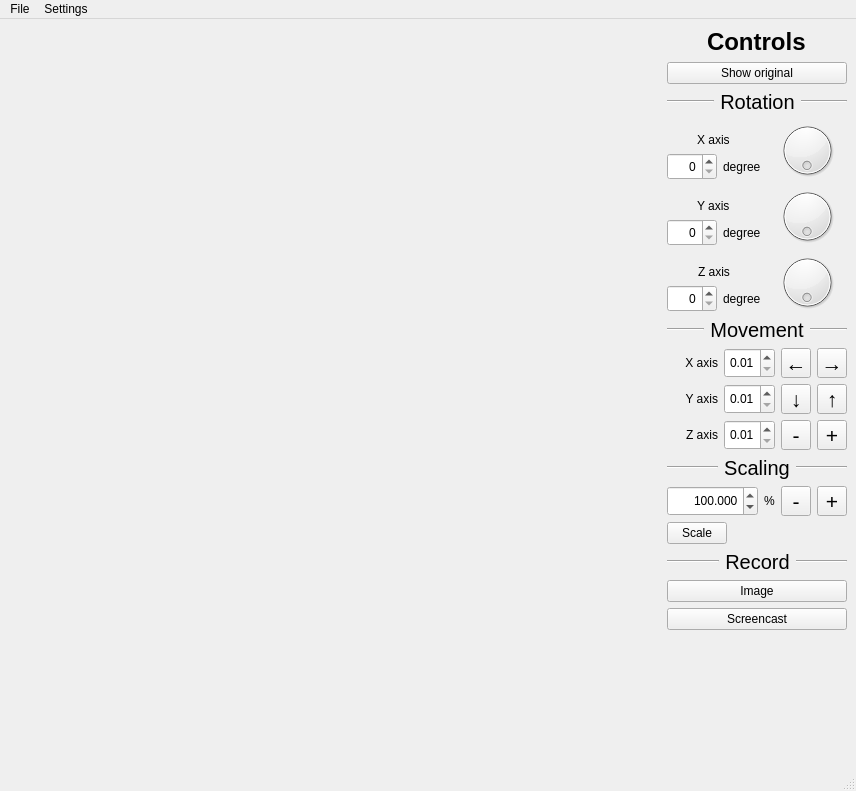
<?xml version="1.0" encoding="UTF-8"?>
<ui version="4.0">
 <class>MainWindow</class>
 <widget class="QMainWindow" name="MainWindow">
  <property name="enabled">
   <bool>true</bool>
  </property>
  <property name="geometry">
   <rect>
    <x>0</x>
    <y>0</y>
    <width>856</width>
    <height>791</height>
   </rect>
  </property>
  <property name="sizePolicy">
   <sizepolicy hsizetype="Preferred" vsizetype="Preferred">
    <horstretch>0</horstretch>
    <verstretch>0</verstretch>
   </sizepolicy>
  </property>
  <property name="maximumSize">
   <size>
    <width>6400</width>
    <height>16777215</height>
   </size>
  </property>
  <property name="sizeIncrement">
   <size>
    <width>0</width>
    <height>0</height>
   </size>
  </property>
  <property name="acceptDrops">
   <bool>false</bool>
  </property>
  <property name="windowTitle">
   <string>3D Viewer v2.0 - Old Perrers Team</string>
  </property>
  <widget class="QWidget" name="centralwidget">
   <layout class="QHBoxLayout" name="horizontalLayout">
    <item>
     <widget class="s21::Widget" name="widget" native="true">
      <property name="sizePolicy">
       <sizepolicy hsizetype="Expanding" vsizetype="Preferred">
        <horstretch>0</horstretch>
        <verstretch>0</verstretch>
       </sizepolicy>
      </property>
      <property name="minimumSize">
       <size>
        <width>640</width>
        <height>480</height>
       </size>
      </property>
      <property name="maximumSize">
       <size>
        <width>6400</width>
        <height>4800</height>
       </size>
      </property>
      <property name="sizeIncrement">
       <size>
        <width>0</width>
        <height>0</height>
       </size>
      </property>
      <property name="baseSize">
       <size>
        <width>0</width>
        <height>0</height>
       </size>
      </property>
      <property name="font">
       <font>
        <pointsize>13</pointsize>
       </font>
      </property>
      <property name="autoFillBackground">
       <bool>true</bool>
      </property>
     </widget>
    </item>
    <item>
     <layout class="QVBoxLayout" name="verticalLayout_controls">
      <item alignment="Qt::AlignHCenter|Qt::AlignVCenter">
       <widget class="QLabel" name="label_controls">
        <property name="font">
         <font>
          <pointsize>18</pointsize>
          <bold>true</bold>
         </font>
        </property>
        <property name="text">
         <string>&lt;html&gt;&lt;head/&gt;&lt;body&gt;&lt;p&gt;Controls&lt;/p&gt;&lt;/body&gt;&lt;/html&gt;</string>
        </property>
       </widget>
      </item>
      <item>
       <widget class="QPushButton" name="undoButton">
        <property name="text">
         <string>Show original</string>
        </property>
       </widget>
      </item>
      <item>
       <layout class="QVBoxLayout" name="verticalLayout_rotation">
        <item>
         <layout class="QHBoxLayout" name="horizontalLayout_rotationLabel">
          <item>
           <widget class="Line" name="line_5">
            <property name="orientation">
             <enum>Qt::Horizontal</enum>
            </property>
           </widget>
          </item>
          <item>
           <widget class="QLabel" name="label_rotation">
            <property name="font">
             <font>
              <pointsize>15</pointsize>
              <italic>false</italic>
             </font>
            </property>
            <property name="cursor">
             <cursorShape>ArrowCursor</cursorShape>
            </property>
            <property name="text">
             <string>Rotation</string>
            </property>
            <property name="alignment">
             <set>Qt::AlignCenter</set>
            </property>
           </widget>
          </item>
          <item>
           <widget class="Line" name="line_6">
            <property name="orientation">
             <enum>Qt::Horizontal</enum>
            </property>
           </widget>
          </item>
         </layout>
        </item>
        <item>
         <layout class="QHBoxLayout" name="horizontalLayout_rotationX">
          <item>
           <layout class="QVBoxLayout" name="verticalLayout_xrot1">
            <item alignment="Qt::AlignHCenter|Qt::AlignBottom">
             <widget class="QLabel" name="label_x">
              <property name="text">
               <string>X axis</string>
              </property>
             </widget>
            </item>
            <item>
             <layout class="QHBoxLayout" name="horizontalLayout_xrot2">
              <item>
               <widget class="QSpinBox" name="spinBox_x">
                <property name="sizePolicy">
                 <sizepolicy hsizetype="Preferred" vsizetype="Preferred">
                  <horstretch>0</horstretch>
                  <verstretch>0</verstretch>
                 </sizepolicy>
                </property>
                <property name="minimumSize">
                 <size>
                  <width>50</width>
                  <height>0</height>
                 </size>
                </property>
                <property name="maximumSize">
                 <size>
                  <width>50</width>
                  <height>16777215</height>
                 </size>
                </property>
                <property name="focusPolicy">
                 <enum>Qt::WheelFocus</enum>
                </property>
                <property name="layoutDirection">
                 <enum>Qt::LeftToRight</enum>
                </property>
                <property name="wrapping">
                 <bool>false</bool>
                </property>
                <property name="frame">
                 <bool>true</bool>
                </property>
                <property name="alignment">
                 <set>Qt::AlignRight|Qt::AlignTrailing|Qt::AlignVCenter</set>
                </property>
                <property name="readOnly">
                 <bool>false</bool>
                </property>
                <property name="buttonSymbols">
                 <enum>QAbstractSpinBox::UpDownArrows</enum>
                </property>
                <property name="accelerated">
                 <bool>true</bool>
                </property>
                <property name="maximum">
                 <number>359</number>
                </property>
               </widget>
              </item>
              <item>
               <widget class="QLabel" name="label_xDegree">
                <property name="text">
                 <string>degree</string>
                </property>
               </widget>
              </item>
             </layout>
            </item>
           </layout>
          </item>
          <item alignment="Qt::AlignHCenter|Qt::AlignVCenter">
           <widget class="QDial" name="dial_x">
            <property name="enabled">
             <bool>true</bool>
            </property>
            <property name="sizePolicy">
             <sizepolicy hsizetype="Minimum" vsizetype="Preferred">
              <horstretch>0</horstretch>
              <verstretch>0</verstretch>
             </sizepolicy>
            </property>
            <property name="minimumSize">
             <size>
              <width>60</width>
              <height>60</height>
             </size>
            </property>
            <property name="maximumSize">
             <size>
              <width>60</width>
              <height>60</height>
             </size>
            </property>
            <property name="cursor">
             <cursorShape>PointingHandCursor</cursorShape>
            </property>
            <property name="focusPolicy">
             <enum>Qt::StrongFocus</enum>
            </property>
            <property name="toolTip">
             <string/>
            </property>
            <property name="maximum">
             <number>359</number>
            </property>
            <property name="orientation">
             <enum>Qt::Horizontal</enum>
            </property>
            <property name="invertedAppearance">
             <bool>false</bool>
            </property>
            <property name="invertedControls">
             <bool>false</bool>
            </property>
            <property name="wrapping">
             <bool>true</bool>
            </property>
            <property name="notchesVisible">
             <bool>false</bool>
            </property>
           </widget>
          </item>
         </layout>
        </item>
        <item>
         <layout class="QHBoxLayout" name="horizontalLayout_rotationY">
          <item>
           <layout class="QVBoxLayout" name="verticalLayout_yrot1">
            <item alignment="Qt::AlignHCenter|Qt::AlignBottom">
             <widget class="QLabel" name="label_y">
              <property name="text">
               <string>Y axis</string>
              </property>
             </widget>
            </item>
            <item>
             <layout class="QHBoxLayout" name="horizontalLayout_yrot2">
              <item>
               <widget class="QSpinBox" name="spinBox_y">
                <property name="sizePolicy">
                 <sizepolicy hsizetype="Preferred" vsizetype="Preferred">
                  <horstretch>0</horstretch>
                  <verstretch>0</verstretch>
                 </sizepolicy>
                </property>
                <property name="minimumSize">
                 <size>
                  <width>50</width>
                  <height>0</height>
                 </size>
                </property>
                <property name="maximumSize">
                 <size>
                  <width>50</width>
                  <height>16777215</height>
                 </size>
                </property>
                <property name="wrapping">
                 <bool>false</bool>
                </property>
                <property name="frame">
                 <bool>true</bool>
                </property>
                <property name="alignment">
                 <set>Qt::AlignRight|Qt::AlignTrailing|Qt::AlignVCenter</set>
                </property>
                <property name="readOnly">
                 <bool>false</bool>
                </property>
                <property name="buttonSymbols">
                 <enum>QAbstractSpinBox::UpDownArrows</enum>
                </property>
                <property name="accelerated">
                 <bool>true</bool>
                </property>
                <property name="maximum">
                 <number>359</number>
                </property>
               </widget>
              </item>
              <item>
               <widget class="QLabel" name="label_yDegree">
                <property name="text">
                 <string>degree</string>
                </property>
               </widget>
              </item>
             </layout>
            </item>
           </layout>
          </item>
          <item alignment="Qt::AlignHCenter|Qt::AlignVCenter">
           <widget class="QDial" name="dial_y">
            <property name="sizePolicy">
             <sizepolicy hsizetype="Minimum" vsizetype="Preferred">
              <horstretch>0</horstretch>
              <verstretch>0</verstretch>
             </sizepolicy>
            </property>
            <property name="minimumSize">
             <size>
              <width>60</width>
              <height>60</height>
             </size>
            </property>
            <property name="maximumSize">
             <size>
              <width>60</width>
              <height>60</height>
             </size>
            </property>
            <property name="cursor">
             <cursorShape>PointingHandCursor</cursorShape>
            </property>
            <property name="focusPolicy">
             <enum>Qt::StrongFocus</enum>
            </property>
            <property name="toolTip">
             <string/>
            </property>
            <property name="maximum">
             <number>359</number>
            </property>
            <property name="orientation">
             <enum>Qt::Horizontal</enum>
            </property>
            <property name="invertedAppearance">
             <bool>false</bool>
            </property>
            <property name="invertedControls">
             <bool>false</bool>
            </property>
            <property name="wrapping">
             <bool>true</bool>
            </property>
            <property name="notchesVisible">
             <bool>false</bool>
            </property>
           </widget>
          </item>
         </layout>
        </item>
        <item>
         <layout class="QHBoxLayout" name="horizontalLayout_rotationZ">
          <item>
           <layout class="QVBoxLayout" name="verticalLayout_zrot1">
            <item alignment="Qt::AlignHCenter|Qt::AlignBottom">
             <widget class="QLabel" name="label_z">
              <property name="sizePolicy">
               <sizepolicy hsizetype="Preferred" vsizetype="Preferred">
                <horstretch>0</horstretch>
                <verstretch>0</verstretch>
               </sizepolicy>
              </property>
              <property name="text">
               <string>Z axis</string>
              </property>
             </widget>
            </item>
            <item>
             <layout class="QHBoxLayout" name="horizontalLayout_zrot2">
              <item>
               <widget class="QSpinBox" name="spinBox_z">
                <property name="sizePolicy">
                 <sizepolicy hsizetype="Preferred" vsizetype="Preferred">
                  <horstretch>0</horstretch>
                  <verstretch>0</verstretch>
                 </sizepolicy>
                </property>
                <property name="minimumSize">
                 <size>
                  <width>50</width>
                  <height>0</height>
                 </size>
                </property>
                <property name="maximumSize">
                 <size>
                  <width>50</width>
                  <height>16777215</height>
                 </size>
                </property>
                <property name="wrapping">
                 <bool>false</bool>
                </property>
                <property name="frame">
                 <bool>true</bool>
                </property>
                <property name="alignment">
                 <set>Qt::AlignRight|Qt::AlignTrailing|Qt::AlignVCenter</set>
                </property>
                <property name="readOnly">
                 <bool>false</bool>
                </property>
                <property name="buttonSymbols">
                 <enum>QAbstractSpinBox::UpDownArrows</enum>
                </property>
                <property name="accelerated">
                 <bool>true</bool>
                </property>
                <property name="maximum">
                 <number>359</number>
                </property>
               </widget>
              </item>
              <item>
               <widget class="QLabel" name="label_zDegree">
                <property name="text">
                 <string>degree</string>
                </property>
               </widget>
              </item>
             </layout>
            </item>
           </layout>
          </item>
          <item alignment="Qt::AlignHCenter|Qt::AlignVCenter">
           <widget class="QDial" name="dial_z">
            <property name="sizePolicy">
             <sizepolicy hsizetype="Minimum" vsizetype="Preferred">
              <horstretch>0</horstretch>
              <verstretch>0</verstretch>
             </sizepolicy>
            </property>
            <property name="minimumSize">
             <size>
              <width>60</width>
              <height>60</height>
             </size>
            </property>
            <property name="maximumSize">
             <size>
              <width>60</width>
              <height>60</height>
             </size>
            </property>
            <property name="cursor">
             <cursorShape>PointingHandCursor</cursorShape>
            </property>
            <property name="focusPolicy">
             <enum>Qt::StrongFocus</enum>
            </property>
            <property name="toolTip">
             <string/>
            </property>
            <property name="maximum">
             <number>359</number>
            </property>
            <property name="orientation">
             <enum>Qt::Horizontal</enum>
            </property>
            <property name="invertedAppearance">
             <bool>false</bool>
            </property>
            <property name="invertedControls">
             <bool>false</bool>
            </property>
            <property name="wrapping">
             <bool>true</bool>
            </property>
            <property name="notchesVisible">
             <bool>false</bool>
            </property>
           </widget>
          </item>
         </layout>
        </item>
       </layout>
      </item>
      <item>
       <layout class="QVBoxLayout" name="verticalLayout_movement">
        <item>
         <layout class="QHBoxLayout" name="horizontalLayout_movementLabel">
          <item>
           <widget class="Line" name="line">
            <property name="orientation">
             <enum>Qt::Horizontal</enum>
            </property>
           </widget>
          </item>
          <item>
           <widget class="QLabel" name="label_moving">
            <property name="font">
             <font>
              <pointsize>15</pointsize>
              <italic>false</italic>
              <underline>false</underline>
             </font>
            </property>
            <property name="cursor">
             <cursorShape>ArrowCursor</cursorShape>
            </property>
            <property name="text">
             <string>Movement</string>
            </property>
            <property name="alignment">
             <set>Qt::AlignCenter</set>
            </property>
           </widget>
          </item>
          <item>
           <widget class="Line" name="line_7">
            <property name="orientation">
             <enum>Qt::Horizontal</enum>
            </property>
           </widget>
          </item>
         </layout>
        </item>
        <item>
         <layout class="QHBoxLayout" name="horizontalLayout_movementX">
          <item>
           <widget class="QLabel" name="label_x_2">
            <property name="text">
             <string>X axis</string>
            </property>
            <property name="alignment">
             <set>Qt::AlignRight|Qt::AlignTrailing|Qt::AlignVCenter</set>
            </property>
           </widget>
          </item>
          <item alignment="Qt::AlignLeft">
           <widget class="QDoubleSpinBox" name="doubleSpinBox_move_x">
            <property name="sizePolicy">
             <sizepolicy hsizetype="Preferred" vsizetype="Preferred">
              <horstretch>0</horstretch>
              <verstretch>0</verstretch>
             </sizepolicy>
            </property>
            <property name="minimumSize">
             <size>
              <width>50</width>
              <height>0</height>
             </size>
            </property>
            <property name="alignment">
             <set>Qt::AlignCenter</set>
            </property>
            <property name="accelerated">
             <bool>true</bool>
            </property>
            <property name="minimum">
             <double>0.010000000000000</double>
            </property>
            <property name="maximum">
             <double>1.000000000000000</double>
            </property>
            <property name="stepType">
             <enum>QAbstractSpinBox::AdaptiveDecimalStepType</enum>
            </property>
           </widget>
          </item>
          <item>
           <widget class="QToolButton" name="toolButton_xNeg">
            <property name="minimumSize">
             <size>
              <width>30</width>
              <height>30</height>
             </size>
            </property>
            <property name="maximumSize">
             <size>
              <width>30</width>
              <height>30</height>
             </size>
            </property>
            <property name="font">
             <font>
              <pointsize>16</pointsize>
              <bold>false</bold>
             </font>
            </property>
            <property name="cursor">
             <cursorShape>PointingHandCursor</cursorShape>
            </property>
            <property name="focusPolicy">
             <enum>Qt::StrongFocus</enum>
            </property>
            <property name="autoFillBackground">
             <bool>false</bool>
            </property>
            <property name="text">
             <string>←</string>
            </property>
            <property name="autoRepeat">
             <bool>true</bool>
            </property>
            <property name="autoRepeatInterval">
             <number>50</number>
            </property>
           </widget>
          </item>
          <item>
           <widget class="QToolButton" name="toolButton_xPos">
            <property name="minimumSize">
             <size>
              <width>30</width>
              <height>30</height>
             </size>
            </property>
            <property name="maximumSize">
             <size>
              <width>30</width>
              <height>30</height>
             </size>
            </property>
            <property name="font">
             <font>
              <pointsize>16</pointsize>
              <italic>false</italic>
              <bold>false</bold>
             </font>
            </property>
            <property name="cursor">
             <cursorShape>PointingHandCursor</cursorShape>
            </property>
            <property name="focusPolicy">
             <enum>Qt::StrongFocus</enum>
            </property>
            <property name="text">
             <string>→</string>
            </property>
            <property name="autoRepeat">
             <bool>true</bool>
            </property>
            <property name="autoRepeatInterval">
             <number>50</number>
            </property>
            <property name="popupMode">
             <enum>QToolButton::DelayedPopup</enum>
            </property>
            <property name="arrowType">
             <enum>Qt::NoArrow</enum>
            </property>
           </widget>
          </item>
         </layout>
        </item>
        <item>
         <layout class="QHBoxLayout" name="horizontalLayout_movementY">
          <item>
           <widget class="QLabel" name="label_y_2">
            <property name="text">
             <string>Y axis</string>
            </property>
            <property name="alignment">
             <set>Qt::AlignRight|Qt::AlignTrailing|Qt::AlignVCenter</set>
            </property>
           </widget>
          </item>
          <item alignment="Qt::AlignLeft">
           <widget class="QDoubleSpinBox" name="doubleSpinBox_move_y">
            <property name="sizePolicy">
             <sizepolicy hsizetype="Preferred" vsizetype="Preferred">
              <horstretch>0</horstretch>
              <verstretch>0</verstretch>
             </sizepolicy>
            </property>
            <property name="minimumSize">
             <size>
              <width>50</width>
              <height>0</height>
             </size>
            </property>
            <property name="alignment">
             <set>Qt::AlignCenter</set>
            </property>
            <property name="accelerated">
             <bool>true</bool>
            </property>
            <property name="minimum">
             <double>0.010000000000000</double>
            </property>
            <property name="maximum">
             <double>1.000000000000000</double>
            </property>
            <property name="stepType">
             <enum>QAbstractSpinBox::AdaptiveDecimalStepType</enum>
            </property>
           </widget>
          </item>
          <item>
           <widget class="QToolButton" name="toolButton_yNeg">
            <property name="minimumSize">
             <size>
              <width>30</width>
              <height>30</height>
             </size>
            </property>
            <property name="maximumSize">
             <size>
              <width>30</width>
              <height>30</height>
             </size>
            </property>
            <property name="font">
             <font>
              <pointsize>16</pointsize>
             </font>
            </property>
            <property name="cursor">
             <cursorShape>PointingHandCursor</cursorShape>
            </property>
            <property name="focusPolicy">
             <enum>Qt::StrongFocus</enum>
            </property>
            <property name="text">
             <string>↓</string>
            </property>
            <property name="autoRepeat">
             <bool>true</bool>
            </property>
            <property name="autoRepeatInterval">
             <number>50</number>
            </property>
           </widget>
          </item>
          <item>
           <widget class="QToolButton" name="toolButton_yPos">
            <property name="minimumSize">
             <size>
              <width>30</width>
              <height>30</height>
             </size>
            </property>
            <property name="maximumSize">
             <size>
              <width>30</width>
              <height>30</height>
             </size>
            </property>
            <property name="font">
             <font>
              <pointsize>16</pointsize>
             </font>
            </property>
            <property name="cursor">
             <cursorShape>PointingHandCursor</cursorShape>
            </property>
            <property name="focusPolicy">
             <enum>Qt::StrongFocus</enum>
            </property>
            <property name="text">
             <string>↑</string>
            </property>
            <property name="checkable">
             <bool>false</bool>
            </property>
            <property name="autoRepeat">
             <bool>true</bool>
            </property>
            <property name="autoRepeatInterval">
             <number>50</number>
            </property>
           </widget>
          </item>
         </layout>
        </item>
        <item>
         <layout class="QHBoxLayout" name="horizontalLayout_movementZ">
          <item>
           <widget class="QLabel" name="label_z_2">
            <property name="text">
             <string>Z axis</string>
            </property>
            <property name="alignment">
             <set>Qt::AlignRight|Qt::AlignTrailing|Qt::AlignVCenter</set>
            </property>
           </widget>
          </item>
          <item alignment="Qt::AlignLeft">
           <widget class="QDoubleSpinBox" name="doubleSpinBox_move_z">
            <property name="sizePolicy">
             <sizepolicy hsizetype="Preferred" vsizetype="Preferred">
              <horstretch>0</horstretch>
              <verstretch>0</verstretch>
             </sizepolicy>
            </property>
            <property name="minimumSize">
             <size>
              <width>50</width>
              <height>0</height>
             </size>
            </property>
            <property name="alignment">
             <set>Qt::AlignCenter</set>
            </property>
            <property name="accelerated">
             <bool>true</bool>
            </property>
            <property name="minimum">
             <double>0.010000000000000</double>
            </property>
            <property name="maximum">
             <double>1.000000000000000</double>
            </property>
            <property name="stepType">
             <enum>QAbstractSpinBox::AdaptiveDecimalStepType</enum>
            </property>
           </widget>
          </item>
          <item>
           <widget class="QToolButton" name="toolButton_zNeg">
            <property name="minimumSize">
             <size>
              <width>30</width>
              <height>30</height>
             </size>
            </property>
            <property name="maximumSize">
             <size>
              <width>30</width>
              <height>30</height>
             </size>
            </property>
            <property name="font">
             <font>
              <pointsize>16</pointsize>
             </font>
            </property>
            <property name="cursor">
             <cursorShape>PointingHandCursor</cursorShape>
            </property>
            <property name="focusPolicy">
             <enum>Qt::StrongFocus</enum>
            </property>
            <property name="text">
             <string>-</string>
            </property>
            <property name="autoRepeat">
             <bool>true</bool>
            </property>
            <property name="autoRepeatInterval">
             <number>50</number>
            </property>
            <property name="autoRaise">
             <bool>false</bool>
            </property>
           </widget>
          </item>
          <item>
           <widget class="QToolButton" name="toolButton_zPos">
            <property name="minimumSize">
             <size>
              <width>30</width>
              <height>30</height>
             </size>
            </property>
            <property name="maximumSize">
             <size>
              <width>30</width>
              <height>30</height>
             </size>
            </property>
            <property name="font">
             <font>
              <pointsize>16</pointsize>
             </font>
            </property>
            <property name="cursor">
             <cursorShape>PointingHandCursor</cursorShape>
            </property>
            <property name="focusPolicy">
             <enum>Qt::StrongFocus</enum>
            </property>
            <property name="text">
             <string>+</string>
            </property>
            <property name="autoRepeat">
             <bool>true</bool>
            </property>
            <property name="autoRepeatInterval">
             <number>50</number>
            </property>
           </widget>
          </item>
         </layout>
        </item>
       </layout>
      </item>
      <item>
       <layout class="QVBoxLayout" name="verticalLayout_scaling">
        <item>
         <layout class="QHBoxLayout" name="horizontalLayout_scalingLabel">
          <item>
           <widget class="Line" name="line_8">
            <property name="orientation">
             <enum>Qt::Horizontal</enum>
            </property>
           </widget>
          </item>
          <item>
           <widget class="QLabel" name="label_scaling">
            <property name="font">
             <font>
              <pointsize>15</pointsize>
              <strikeout>false</strikeout>
             </font>
            </property>
            <property name="cursor">
             <cursorShape>ArrowCursor</cursorShape>
            </property>
            <property name="text">
             <string>Scaling</string>
            </property>
            <property name="alignment">
             <set>Qt::AlignCenter</set>
            </property>
           </widget>
          </item>
          <item>
           <widget class="Line" name="line_9">
            <property name="orientation">
             <enum>Qt::Horizontal</enum>
            </property>
           </widget>
          </item>
         </layout>
        </item>
        <item>
         <layout class="QHBoxLayout" name="horizontalLayout_scale">
          <item>
           <layout class="QHBoxLayout" name="horizontalLayout_scaleNumber">
            <item>
             <widget class="QDoubleSpinBox" name="doubleSpinBox_scale">
              <property name="enabled">
               <bool>true</bool>
              </property>
              <property name="sizePolicy">
               <sizepolicy hsizetype="Preferred" vsizetype="Preferred">
                <horstretch>0</horstretch>
                <verstretch>0</verstretch>
               </sizepolicy>
              </property>
              <property name="minimumSize">
               <size>
                <width>50</width>
                <height>0</height>
               </size>
              </property>
              <property name="maximumSize">
               <size>
                <width>100</width>
                <height>16777215</height>
               </size>
              </property>
              <property name="mouseTracking">
               <bool>false</bool>
              </property>
              <property name="layoutDirection">
               <enum>Qt::LeftToRight</enum>
              </property>
              <property name="frame">
               <bool>true</bool>
              </property>
              <property name="alignment">
               <set>Qt::AlignRight|Qt::AlignTrailing|Qt::AlignVCenter</set>
              </property>
              <property name="buttonSymbols">
               <enum>QAbstractSpinBox::UpDownArrows</enum>
              </property>
              <property name="accelerated">
               <bool>true</bool>
              </property>
              <property name="decimals">
               <number>3</number>
              </property>
              <property name="minimum">
               <double>0.001000000000000</double>
              </property>
              <property name="maximum">
               <double>100000.000000000000000</double>
              </property>
              <property name="singleStep">
               <double>1.000000000000000</double>
              </property>
              <property name="stepType">
               <enum>QAbstractSpinBox::AdaptiveDecimalStepType</enum>
              </property>
              <property name="value">
               <double>100.000000000000000</double>
              </property>
             </widget>
            </item>
            <item>
             <widget class="QLabel" name="label_percent">
              <property name="sizePolicy">
               <sizepolicy hsizetype="Minimum" vsizetype="Preferred">
                <horstretch>0</horstretch>
                <verstretch>0</verstretch>
               </sizepolicy>
              </property>
              <property name="text">
               <string>%</string>
              </property>
             </widget>
            </item>
            <item alignment="Qt::AlignRight">
             <widget class="QToolButton" name="toolButton_scaleL">
              <property name="minimumSize">
               <size>
                <width>30</width>
                <height>30</height>
               </size>
              </property>
              <property name="maximumSize">
               <size>
                <width>30</width>
                <height>30</height>
               </size>
              </property>
              <property name="font">
               <font>
                <pointsize>16</pointsize>
               </font>
              </property>
              <property name="cursor">
               <cursorShape>PointingHandCursor</cursorShape>
              </property>
              <property name="focusPolicy">
               <enum>Qt::StrongFocus</enum>
              </property>
              <property name="layoutDirection">
               <enum>Qt::LeftToRight</enum>
              </property>
              <property name="autoFillBackground">
               <bool>false</bool>
              </property>
              <property name="text">
               <string>-</string>
              </property>
              <property name="autoRepeat">
               <bool>true</bool>
              </property>
              <property name="autoRepeatInterval">
               <number>50</number>
              </property>
             </widget>
            </item>
            <item alignment="Qt::AlignRight">
             <widget class="QToolButton" name="toolButton_scaleH">
              <property name="minimumSize">
               <size>
                <width>30</width>
                <height>30</height>
               </size>
              </property>
              <property name="maximumSize">
               <size>
                <width>30</width>
                <height>30</height>
               </size>
              </property>
              <property name="font">
               <font>
                <pointsize>16</pointsize>
                <italic>false</italic>
                <bold>false</bold>
               </font>
              </property>
              <property name="cursor">
               <cursorShape>PointingHandCursor</cursorShape>
              </property>
              <property name="focusPolicy">
               <enum>Qt::StrongFocus</enum>
              </property>
              <property name="layoutDirection">
               <enum>Qt::LeftToRight</enum>
              </property>
              <property name="text">
               <string>+</string>
              </property>
              <property name="autoRepeat">
               <bool>true</bool>
              </property>
              <property name="autoRepeatInterval">
               <number>50</number>
              </property>
              <property name="popupMode">
               <enum>QToolButton::DelayedPopup</enum>
              </property>
              <property name="arrowType">
               <enum>Qt::NoArrow</enum>
              </property>
             </widget>
            </item>
           </layout>
          </item>
         </layout>
        </item>
        <item>
         <layout class="QHBoxLayout" name="horizontalLayout_scale2" stretch="0">
          <item alignment="Qt::AlignLeft">
           <widget class="QPushButton" name="pushButton_scale">
            <property name="enabled">
             <bool>true</bool>
            </property>
            <property name="maximumSize">
             <size>
              <width>60</width>
              <height>16777215</height>
             </size>
            </property>
            <property name="font">
             <font>
              <strikeout>false</strikeout>
             </font>
            </property>
            <property name="cursor">
             <cursorShape>PointingHandCursor</cursorShape>
            </property>
            <property name="focusPolicy">
             <enum>Qt::StrongFocus</enum>
            </property>
            <property name="acceptDrops">
             <bool>false</bool>
            </property>
            <property name="text">
             <string>Scale</string>
            </property>
            <property name="checkable">
             <bool>false</bool>
            </property>
            <property name="autoRepeat">
             <bool>false</bool>
            </property>
            <property name="autoDefault">
             <bool>false</bool>
            </property>
            <property name="default">
             <bool>false</bool>
            </property>
            <property name="flat">
             <bool>false</bool>
            </property>
           </widget>
          </item>
         </layout>
        </item>
       </layout>
      </item>
      <item>
       <layout class="QVBoxLayout" name="verticalLayout_record">
        <item>
         <layout class="QHBoxLayout" name="horizontalLayout_recordLabel">
          <item>
           <widget class="Line" name="line_10">
            <property name="orientation">
             <enum>Qt::Horizontal</enum>
            </property>
           </widget>
          </item>
          <item>
           <widget class="QLabel" name="label_record">
            <property name="font">
             <font>
              <pointsize>15</pointsize>
             </font>
            </property>
            <property name="cursor">
             <cursorShape>ArrowCursor</cursorShape>
            </property>
            <property name="text">
             <string>Record</string>
            </property>
            <property name="alignment">
             <set>Qt::AlignCenter</set>
            </property>
           </widget>
          </item>
          <item>
           <widget class="Line" name="line_11">
            <property name="orientation">
             <enum>Qt::Horizontal</enum>
            </property>
           </widget>
          </item>
         </layout>
        </item>
        <item>
         <widget class="QPushButton" name="pushButton_image">
          <property name="cursor">
           <cursorShape>PointingHandCursor</cursorShape>
          </property>
          <property name="focusPolicy">
           <enum>Qt::StrongFocus</enum>
          </property>
          <property name="text">
           <string>Image</string>
          </property>
         </widget>
        </item>
        <item>
         <widget class="QPushButton" name="pushButton_record">
          <property name="cursor">
           <cursorShape>PointingHandCursor</cursorShape>
          </property>
          <property name="focusPolicy">
           <enum>Qt::StrongFocus</enum>
          </property>
          <property name="text">
           <string>Screencast</string>
          </property>
         </widget>
        </item>
       </layout>
      </item>
      <item>
       <spacer name="verticalSpacer">
        <property name="orientation">
         <enum>Qt::Vertical</enum>
        </property>
        <property name="sizeType">
         <enum>QSizePolicy::Expanding</enum>
        </property>
        <property name="sizeHint" stdset="0">
         <size>
          <width>179</width>
          <height>164</height>
         </size>
        </property>
       </spacer>
      </item>
     </layout>
    </item>
   </layout>
  </widget>
  <widget class="QMenuBar" name="menubar">
   <property name="geometry">
    <rect>
     <x>0</x>
     <y>0</y>
     <width>856</width>
     <height>37</height>
    </rect>
   </property>
   <property name="cursor">
    <cursorShape>ArrowCursor</cursorShape>
   </property>
   <property name="focusPolicy">
    <enum>Qt::StrongFocus</enum>
   </property>
   <property name="defaultUp">
    <bool>false</bool>
   </property>
   <widget class="QMenu" name="menuSettings">
    <property name="focusPolicy">
     <enum>Qt::StrongFocus</enum>
    </property>
    <property name="tearOffEnabled">
     <bool>false</bool>
    </property>
    <property name="title">
     <string>Settings</string>
    </property>
    <property name="separatorsCollapsible">
     <bool>false</bool>
    </property>
    <property name="toolTipsVisible">
     <bool>false</bool>
    </property>
    <widget class="QMenu" name="menuType_of_projection">
     <property name="tearOffEnabled">
      <bool>false</bool>
     </property>
     <property name="title">
      <string>Projection</string>
     </property>
     <property name="separatorsCollapsible">
      <bool>false</bool>
     </property>
     <property name="toolTipsVisible">
      <bool>false</bool>
     </property>
     <addaction name="actionParallel"/>
     <addaction name="actionCentral"/>
    </widget>
    <widget class="QMenu" name="menuEdges">
     <property name="title">
      <string>Edges</string>
     </property>
     <widget class="QMenu" name="menuType">
      <property name="title">
       <string>Type</string>
      </property>
      <addaction name="actionSolid"/>
      <addaction name="actionDashed"/>
     </widget>
     <addaction name="menuType"/>
     <addaction name="actionColor_edges"/>
     <addaction name="actionThickness"/>
    </widget>
    <widget class="QMenu" name="menuVertices">
     <property name="title">
      <string>Vertices</string>
     </property>
     <widget class="QMenu" name="menuDisplay_method">
      <property name="title">
       <string>Display method</string>
      </property>
      <addaction name="actionNone"/>
      <addaction name="actionCircle"/>
      <addaction name="actionSquare"/>
     </widget>
     <addaction name="menuDisplay_method"/>
     <addaction name="actionColor_vertices"/>
     <addaction name="actionSize"/>
    </widget>
    <addaction name="menuType_of_projection"/>
    <addaction name="menuEdges"/>
    <addaction name="menuVertices"/>
    <addaction name="actionBackground_color"/>
    <addaction name="actionRestore_settings"/>
   </widget>
   <widget class="QMenu" name="menuFile">
    <property name="focusPolicy">
     <enum>Qt::StrongFocus</enum>
    </property>
    <property name="title">
     <string>File</string>
    </property>
    <property name="separatorsCollapsible">
     <bool>false</bool>
    </property>
    <property name="toolTipsVisible">
     <bool>false</bool>
    </property>
    <addaction name="actionOpen_OBJ_file"/>
    <addaction name="actionModel_information"/>
    <addaction name="actionSave_OBJ_to_Image"/>
    <addaction name="actionOpen_documentation"/>
   </widget>
   <addaction name="menuFile"/>
   <addaction name="menuSettings"/>
  </widget>
  <widget class="QStatusBar" name="statusbar"/>
  <action name="actionParallel">
   <property name="checkable">
    <bool>true</bool>
   </property>
   <property name="checked">
    <bool>false</bool>
   </property>
   <property name="enabled">
    <bool>true</bool>
   </property>
   <property name="text">
    <string>Parallel</string>
   </property>
   <property name="iconVisibleInMenu">
    <bool>false</bool>
   </property>
  </action>
  <action name="actionCentral">
   <property name="checkable">
    <bool>true</bool>
   </property>
   <property name="enabled">
    <bool>true</bool>
   </property>
   <property name="text">
    <string>Central</string>
   </property>
  </action>
  <action name="actionColor_edges">
   <property name="text">
    <string>Color</string>
   </property>
  </action>
  <action name="actionThickness">
   <property name="text">
    <string>Thickness</string>
   </property>
  </action>
  <action name="actionSolid">
   <property name="checkable">
    <bool>true</bool>
   </property>
   <property name="enabled">
    <bool>true</bool>
   </property>
   <property name="text">
    <string>Solid</string>
   </property>
  </action>
  <action name="actionDashed">
   <property name="checkable">
    <bool>true</bool>
   </property>
   <property name="enabled">
    <bool>true</bool>
   </property>
   <property name="text">
    <string>Dashed</string>
   </property>
  </action>
  <action name="actionColor_vertices">
   <property name="text">
    <string>Color</string>
   </property>
  </action>
  <action name="actionSize">
   <property name="text">
    <string>Size</string>
   </property>
  </action>
  <action name="actionNone">
   <property name="checkable">
    <bool>true</bool>
   </property>
   <property name="enabled">
    <bool>true</bool>
   </property>
   <property name="text">
    <string>None</string>
   </property>
  </action>
  <action name="actionCircle">
   <property name="checkable">
    <bool>true</bool>
   </property>
   <property name="enabled">
    <bool>true</bool>
   </property>
   <property name="text">
    <string>Circle</string>
   </property>
  </action>
  <action name="actionSquare">
   <property name="checkable">
    <bool>true</bool>
   </property>
   <property name="enabled">
    <bool>true</bool>
   </property>
   <property name="text">
    <string>Square</string>
   </property>
  </action>
  <action name="actionBackground_color">
   <property name="text">
    <string>Background color</string>
   </property>
  </action>
  <action name="actionOpen_OBJ_file">
   <property name="text">
    <string>Open OBJ file</string>
   </property>
  </action>
  <action name="actionModel_information">
   <property name="text">
    <string>Model information</string>
   </property>
  </action>
  <action name="actionSave_OBJ_to_Image">
   <property name="text">
    <string>Save OBJ to Image</string>
   </property>
  </action>
  <action name="actionOpen_documentation">
   <property name="text">
    <string>Open documentation</string>
   </property>
  </action>
  <action name="actionRestore_settings">
   <property name="text">
    <string>Restore settings</string>
   </property>
  </action>
 </widget>
 <customwidgets>
  <customwidget>
   <class>s21::Widget</class>
   <extends>QWidget</extends>
   <header>widget.h</header>
   <container>1</container>
   <slots>
    <slot>GetSettings(WidgetSettings*)</slot>
   </slots>
  </customwidget>
 </customwidgets>
 <tabstops>
  <tabstop>spinBox_x</tabstop>
  <tabstop>dial_x</tabstop>
  <tabstop>spinBox_y</tabstop>
  <tabstop>dial_y</tabstop>
  <tabstop>spinBox_z</tabstop>
  <tabstop>dial_z</tabstop>
  <tabstop>doubleSpinBox_move_x</tabstop>
  <tabstop>toolButton_xNeg</tabstop>
  <tabstop>toolButton_xPos</tabstop>
  <tabstop>doubleSpinBox_move_y</tabstop>
  <tabstop>toolButton_yNeg</tabstop>
  <tabstop>toolButton_yPos</tabstop>
  <tabstop>doubleSpinBox_move_z</tabstop>
  <tabstop>toolButton_zNeg</tabstop>
  <tabstop>toolButton_zPos</tabstop>
  <tabstop>doubleSpinBox_scale</tabstop>
  <tabstop>pushButton_image</tabstop>
  <tabstop>pushButton_record</tabstop>
 </tabstops>
 <resources/>
 <connections>
  <connection>
   <sender>MainWindow</sender>
   <signal>SettingsChanged(WidgetSettings*)</signal>
   <receiver>widget</receiver>
   <slot>GetSettings(WidgetSettings*)</slot>
   <hints>
    <hint type="sourcelabel">
     <x>427</x>
     <y>395</y>
    </hint>
    <hint type="destinationlabel">
     <x>331</x>
     <y>400</y>
    </hint>
   </hints>
  </connection>
 </connections>
 <slots>
  <signal>SettingsChanged(WidgetSettings*)</signal>
 </slots>
</ui>
